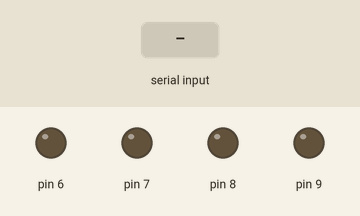
This sketch was run on a simulated Arduino Uno, built with avr-gcc and run on an emulated ATmega328P. On the bench: output pins drawn as LEDs (lit = HIGH). Inputs (shaded band) come from the test bench.

Above: at 1.2 s.
1.3 s: "1" received over the second serial link
At 1.8 s:
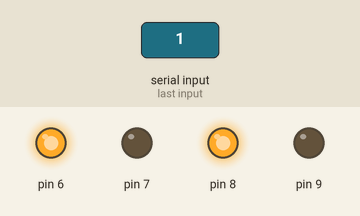
2.8 s: "2" received over the second serial link
At 4.0 s:
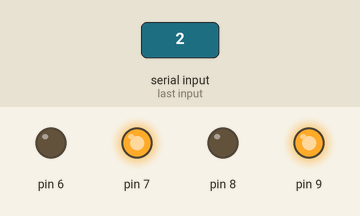
4.3 s: "4" received over the second serial link
At 5.2 s:
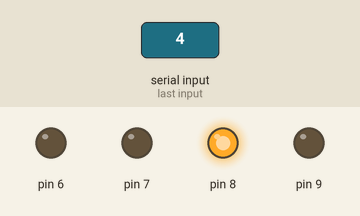
5.8 s: "5" received over the second serial link
At 6.4 s:
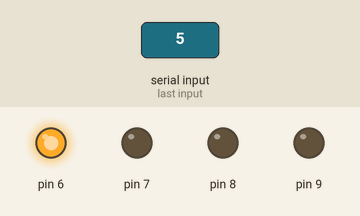
7.3 s: "6" received over the second serial link
At 8.5 s:
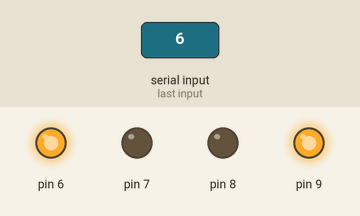
8.8 s: "7" received over the second serial link
At 9.9 s:
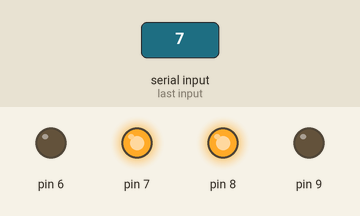
Timing chart, 0 to 11.3 s (numbered marks = the images above; inputs shaded):
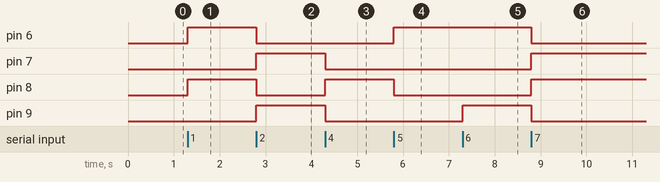

Measured:
- after the input at 1.3 s, pin 6, pin 8: LOW → HIGH at once
- after the input at 2.8 s, pin 6, pin 8: HIGH → LOW at once; pin 7, pin 9: LOW → HIGH at once
- after the input at 4.3 s, pin 7, pin 9: HIGH → LOW at once; pin 8: LOW → HIGH at once
- after the input at 5.8 s, pin 6: LOW → HIGH at once; pin 8: HIGH → LOW at once
- after the input at 7.3 s, pin 9: LOW → HIGH at once
- after the input at 8.8 s, pin 6, pin 9: HIGH → LOW at once; pin 7, pin 8: LOW → HIGH at once

The sketch:

20191007_rccar_bluetooth.ino
```cpp
#include <SoftwareSerial.h>

SoftwareSerial mybluetooth (2,3);// {블루투스}tx쪽이 2번,{}rx->3)

void setup()
{
 pinMode (6, OUTPUT); //왼쪽 +
 pinMode (7, OUTPUT); //왼쪽 -
 pinMode (8, OUTPUT); //오른쪽 +
 pinMode (9, OUTPUT); //오른쪽 -
 mybluetooth.begin (9600);
}

void loop() //모니터에서 숫자를 누르면 실행이되는 소스
{
    char rccar = mybluetooth.read();
      if(rccar == '1')
      {
      digitalWrite (6, HIGH); // 전진 '1'
      digitalWrite (7, LOW);
      digitalWrite (8, HIGH);
      digitalWrite (9, LOW);
      }

      else if(rccar == '2')
      {
      digitalWrite (6, LOW); //  후진 '2'
      digitalWrite (7, HIGH);
      digitalWrite (8, LOW);
      digitalWrite (9, HIGH);
      }

      else if(rccar == '4')
      {
      digitalWrite (6, LOW);//   오른쪽
      digitalWrite (7, LOW);
      digitalWrite (8, HIGH);
      digitalWrite (9, LOW);
      }


      else if(rccar == '5')
      {
      digitalWrite (6, HIGH);// 왼쪽
      digitalWrite (7, LOW);
      digitalWrite (8, LOW);
      digitalWrite (9, LOW);
      }

      else if (rccar == '3')
      {
      digitalWrite (6, LOW);//   정지
      digitalWrite (7, LOW);
      digitalWrite (8, LOW);
      digitalWrite (9, LOW);
      }

      else if(rccar == '6')
      {
      digitalWrite (6, HIGH);// left turn
      digitalWrite (7, LOW);
      digitalWrite (8, LOW);
      digitalWrite (9, HIGH);
      }

       else if(rccar == '7')
      {
      digitalWrite (6, LOW); // right turn
      digitalWrite (7, HIGH);
      digitalWrite (8, HIGH);
      digitalWrite (9, LOW);
      }


}
```
